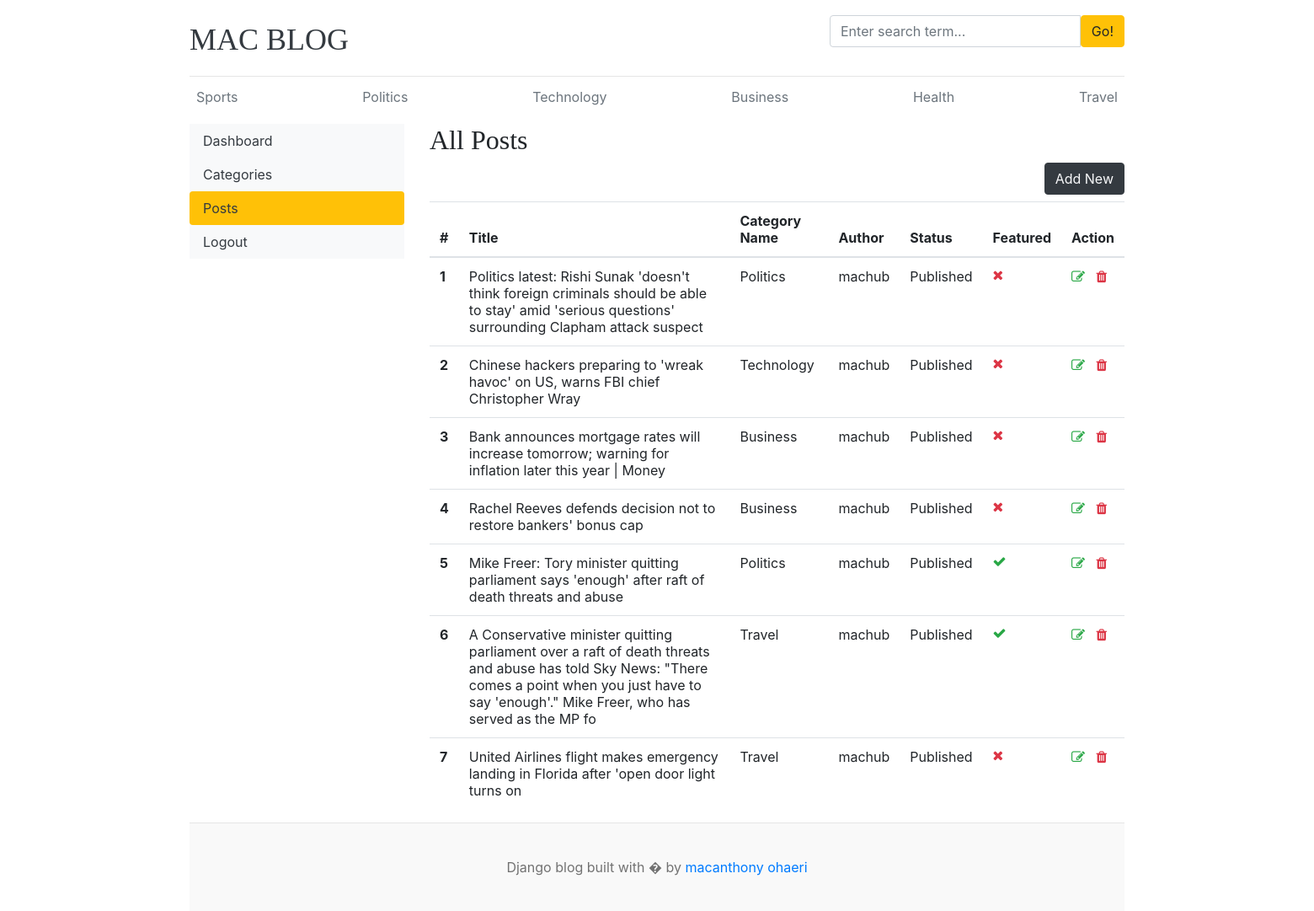
Before: /dashboard/posts/ with the older database file.
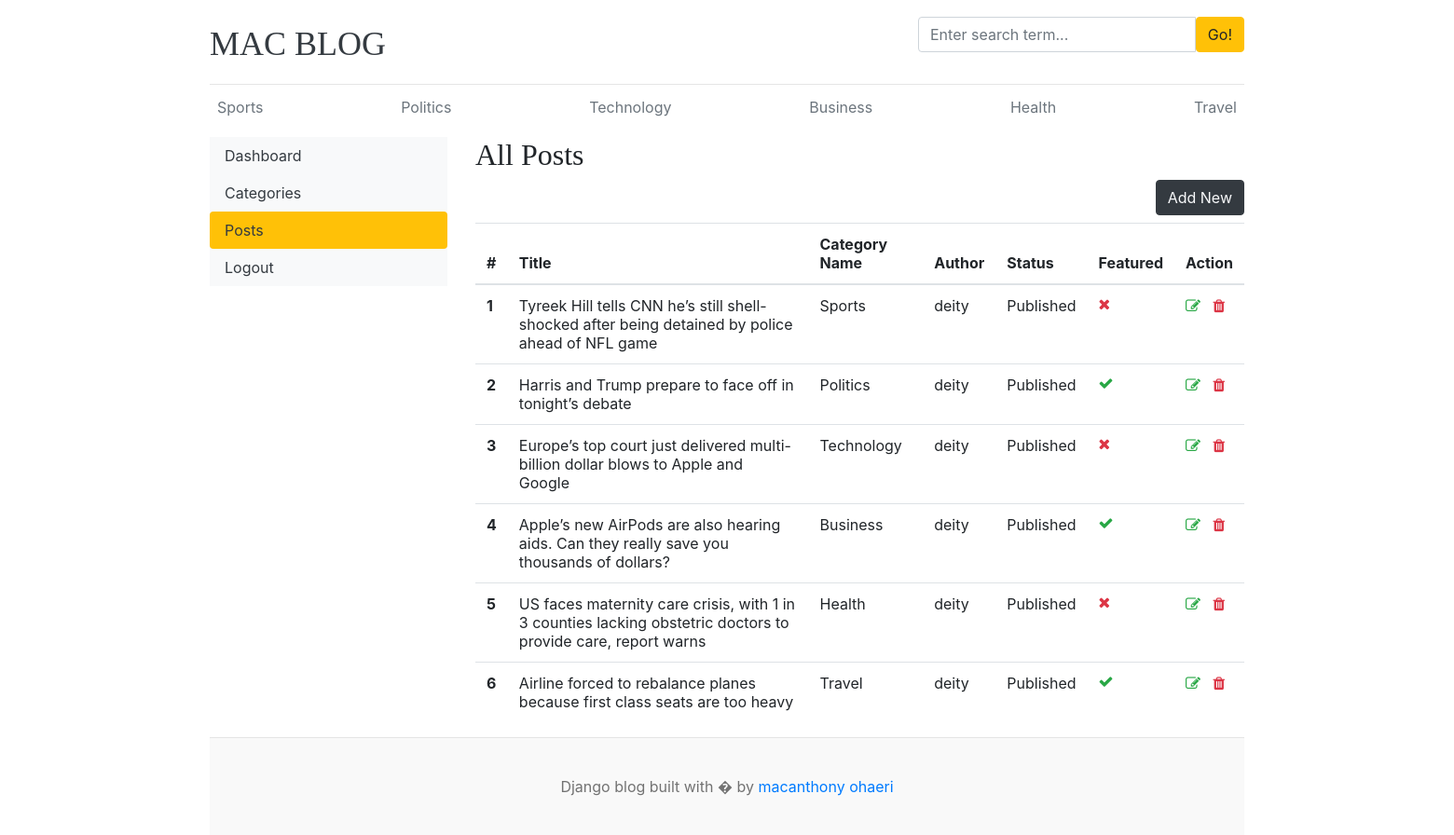
After: the same page with the newer database file.
### blog_app/models.py (models this page shows, shortened)
class Category(models.Model):
    category_name = models.CharField(max_length=250)
    created_at = models.DateTimeField(auto_now_add=True)
    updated = models.DateTimeField(auto_now=True)
    def __str__(self):
        return self.category_name
    class Meta:
        verbose_name_plural = "categories"

class Blog(models.Model):
    title = models.CharField(max_length=250)
    slug = models.SlugField(max_length=250, blank=True, unique=True)
    category = models.ForeignKey(Category, on_delete=models.CASCADE)
    author = models.ForeignKey(User, on_delete=models.CASCADE)
    feature_image = models.ImageField(upload_to='upload/%Y/%M/%D/')
    short_description = models.TextField(max_length=5000)
    blog_body = models.TextField(max_length=10000, default='')
    status = models.CharField(max_length=20, choices=STATUS_CHOICES, default='Draft')
    is_featured = models.BooleanField(default=False)
    created = models.DateTimeField(auto_now_add=True)
    updated = models.DateTimeField(auto_now=True)

### dashboards/views.py (the view)
# urls.py: path('posts/', views.posts, name='posts'),
def posts(request):
    posts = Blog.objects.all()
    context = {'posts': posts}
    return render(request, 'dashboard/posts.html', context)

### blog_app/context_processors.py (called while the page is built)
def get_categories(request):
    categories = Category.objects.all()
    return dict(categories=categories)

def get_social_links(request):
    social_links = SocialLink.objects.all()
    return dict(social_links=social_links)

### templates/dashboard/posts.html (shortened to what this page needs)
{% extends 'base.html' %}
{% block content %}
    <div class="row">
            {% include 'dashboard/sidebar.html' %}
        <div class="col-md-9">
            <h2>All Posts</h2>
            <a href="{% url 'add_post' %}" class="btn btn-dark text-light float-right mb-2">Add New</a>
            <table class="table table-hover">
              <thead>
                <tr>
                  <th>#</th>
                  <th>Title</th>
                  <th>Category Name</th>
                  <th>Author</th>
                  <th>Status</th>
                  <th>Featured</th>
                  <th>Action</th>
                </tr>
              </thead>
              <tbody>
              {% for post in posts %}
                <tr>
                  <th scope="row">{{forloop.counter}}</th>
                  <td>{{post.title}}</td>
                  <td>{{post.category}}</td>
                  <td>{{post.author}}</td>
                  <td>{{post.status}}</td>
                  <td>{% if post.is_featured %}<i class="fa fa-check text-success"></i>{% else %}<i class="fa fa-times text-danger"></i>{% endif %}</td>
                  <td>
                      <a href="{% url 'edit_post' post.id %}"><i class="fa fa-edit text-success"></i></a>
                      <a href="{% url 'delete_post' post.id %}"><i class="fa fa-trash text-danger"></i></a>
                  </td>
                </tr>
                {% endfor %}
              </tbody>
            </table>
        </div>
    </div>
{% endblock %}

### templates/base.html (shortened to what this page needs)
{% load static %}
<html lang="en">
<head>
    <link href="https://getbootstrap.com/docs/4.0/dist/css/bootstrap.min.css" rel="stylesheet">
    <link href="{% static 'css/blog.css' %}" rel="stylesheet">
    <link rel="stylesheet" href="https://cdnjs.cloudflare.com/ajax/libs/font-awesome/4.7.0/css/font-awesome.min.css"
  </head>
<body>
    <div class="container">
      <header class="blog-header py-3">
        <div class="row flex-nowrap justify-content-between align-items-center">
          <div class="col-8 pt-1">
            <a class="blog-header-logo text-dark" href="{% url 'home' %}">MAC BLOG</a>
          </div>
            <div class="col-4">
                <form action="{% url 'search' %}" method="GET">
                      <div class="input-group">
                        <input class="form-control" type="text" name="keyword" value="{{keyword}}" placeholder="Enter search term..." aria-label="Enter search term..." aria-describedby="button-search" />
                        <button type="submit" class="btn btn-warning" id="button-search" type="button">Go!</button>
                    </div>
                </form>
            </div>
          <div class="col-4 d-flex justify-content-end align-items-center">
          </div>
        </div>
      </header>
      <div class="nav-scroller py-1 mb-2">
        <nav class="nav d-flex justify-content-between">
          {% for cat in categories %}
          <a class="p-2 text-muted" href="{% url 'post_by_category' cat.pk %}">{{cat}}</a>
          {% endfor %}
        </nav>
      </div>
{% block content %}
{% endblock %}
    <footer class="blog-footer">
      <p>Django blog built with � by <a href="#">macanthony ohaeri</a></p>
    </footer>
</body>
</html>

### templates/dashboard/sidebar.html (shortened to what this page needs)
{% block content %}
        <div class="col-md-3">
            <div class="nav flex-column nav-pills bg-light" aria-orientation="vertical">
                <a href="{% url 'dashboard' %}" class="nav-link text-dark {% if '/dashboard/' == request.path %}bg-warning{% endif %} ">Dashboard</a>
                <a href="{% url 'categories' %}" class="nav-link text-dark {% if '/categories/' in request.path %}bg-warning{% endif %} ">Categories</a>
                <a href="{% url 'posts' %}" class="nav-link text-dark {% if '/posts/' in request.path %}bg-warning{% endif %}">Posts</a>
                <a href="" class="nav-link text-dark">Logout</a>
            </div>
        </div>
{% endblock %}

### blog_app/static/css/blog.css (style rules this page uses)
.blog-header { border-bottom: 1px solid #e5e5e5; }
.blog-header-logo { font-family: "Playfair Display", Georgia, "Times New Roman", serif; font-size: 2.25rem; }
h1, h2, h3, h4, h5, h6 { font-family: "Playfair Display", Georgia, "Times New Roman", serif; }
.blog-footer { padding: 2.5rem 0; color: #727272; text-align: center; background-color: #f9f9f9; border-top: .05rem solid #e5e5e5; }
.blog-footer p:last-child { margin-bottom: 0; }

Changed rows visible on the page:
removed Blog: title "Politics latest: Rishi Sunak 'doesn't think foreign criminals should be able to stay' amid 'serious questions' surrounding Clapham attack suspect", category "Politics", author "machub", status "Published", is_featured False (drawn)
removed Blog: title "Chinese hackers preparing to 'wreak havoc' on US, warns FBI chief Christopher Wray", category "Technology", author "machub", status "Published", is_featured False (drawn)
removed Blog: title "Bank announces mortgage rates will increase tomorrow; warning for inflation later this year | Money", category "Business", author "machub", status "Published", is_featured False (drawn)
removed Blog: title "Rachel Reeves defends decision not to restore bankers' bonus cap", category "Business", author "machub", status "Published", is_featured False (drawn)
removed Blog: title "Mike Freer: Tory minister quitting parliament says 'enough' after raft of death threats and abuse", category "Politics", author "machub", status "Published", is_featured True (drawn)
removed Blog: title "A Conservative minister quitting parliament over a raft of death threats and abuse has told Sky News: \"There comes a point when you just have to say 'enough'.\" Mike Freer, who has served as the MP fo", category "Travel", author "machub", status "Published", is_featured True (drawn)
removed Blog: title "United Airlines flight makes emergency landing in Florida after 'open door light turns on", category "Travel", author "machub", status "Published", is_featured False (drawn)
added Blog: title "Tyreek Hill tells CNN he’s still shell-shocked after being detained by police ahead of NFL game", category "Sports", author "deity", status "Published", is_featured False (drawn)
added Blog: title "Harris and Trump prepare to face off in tonight’s debate", category "Politics", author "deity", status "Published", is_featured True (drawn)
added Blog: title "Europe’s top court just delivered multi-billion dollar blows to Apple and Google", category "Technology", author "deity", status "Published", is_featured False (drawn)
added Blog: title "Apple’s new AirPods are also hearing aids. Can they really save you thousands of dollars?", category "Business", author "deity", status "Published", is_featured True (drawn)
added Blog: title "US faces maternity care crisis, with 1 in 3 counties lacking obstetric doctors to provide care, report warns", category "Health", author "deity", status "Published", is_featured False (drawn)
added Blog: title "Airline forced to rebalance planes because first class seats are too heavy", category "Travel", author "deity", status "Published", is_featured True (drawn)
